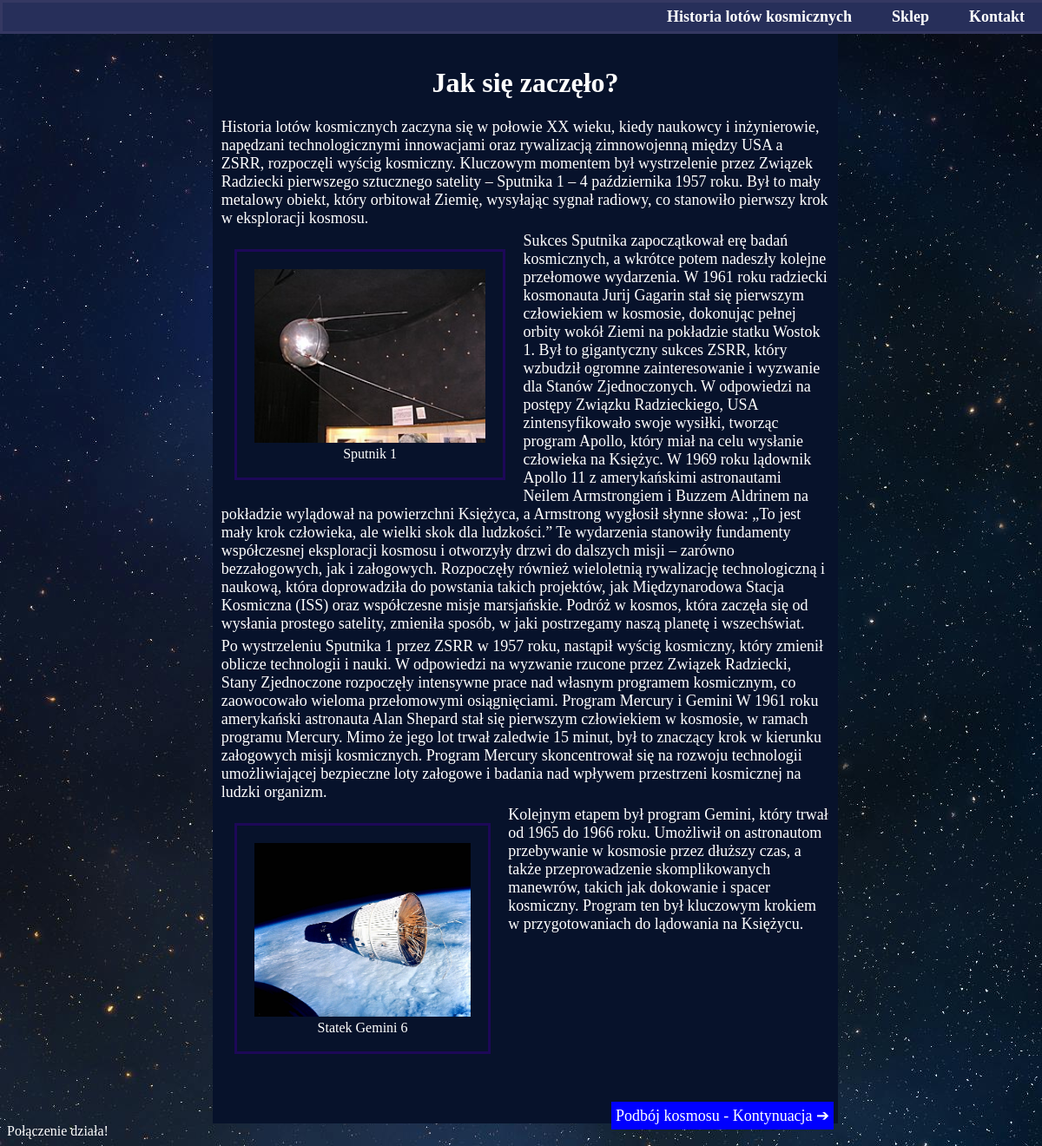
/Lab_rozw/htdocs/v1.5/index.php?idp=start, run on the app's committed database.
### tables this page shows
CREATE TABLE `page_list` (
  `id` int(255) NOT NULL,
  `page_title` varchar(255) NOT NULL,
  `page_content` text NOT NULL,
  `status` int(255) NOT NULL DEFAULT 1
);

### Lab_rozw/htdocs/v1.5/showpage.php (called while the page is built)
<?php
function PokazPodstrone($id)
{
    require('cfg.php');
    global $link;
    $id_clear = (int)$id;
    $query = "SELECT * FROM page_list WHERE id='$id_clear' LIMIT 1";
    $result = mysqli_query($link, $query);
    if ($result) {
        $row = mysqli_fetch_array($result);
        if (empty($row['id'])) {
            echo "nie znaleziono";
        } else {
            return $row['page_content'];
        }
    } else {
       echo "blad".mysqli_error($link);
    }
}
?>

### Lab_rozw/htdocs/v1.5/index.php (the view, shortened to what this page needs)
<!DOCTYPE html>
<html lang="pl">
<head>
    <link rel="stylesheet" href="css/menu.css">
    <link rel="stylesheet" href="css/glowna_styl.css">
    <link rel="stylesheet" href="css/styl.css">
    <link rel="stylesheet" href="css/form.css">
    <link rel="stylesheet" href="css/sklep.css">
</head>
<body onload="gettheDate()">
<?php
require('showpage.php');
if(($_GET['idp']=='')) {
    $strona = PokazPodstrone(1);
}elseif($_GET['idp'] == 'start'){
    $strona = PokazPodstrone(3);
}elseif($_GET['idp'] == 'coprzed'){
    $strona = PokazPodstrone(4);
}elseif($_GET['idp'] == 'kontynuacja'){
    $strona = PokazPodstrone(5);
}elseif($_GET['idp']== 'sklep'){
    $strona = PokazPodstrone(6);
}elseif($_GET['idp'] == 'kontakt'){
    $strona = PokazPodstrone(7);
}elseif($_GET['idp'] == 'filmy'){
    $strona = PokazPodstrone(8);
}
echo $strona;
$menu = PokazPodstrone(2);
echo $menu;
?>
</body>
</html>

### Lab_rozw/htdocs/v1.5/css/menu.css (style rules this page uses)
a { font-size: large; color: white; text-decoration: none; }
.menu { width: 100%; position: fixed; top: 0; left: 0; background-color:rgb(39, 47, 90); display: flex; flex-direction: row; justify-content: flex-end; align-items: center; border: solid; border-color: rgba(114, 100, 136, 0.185); }
.menu a { font-weight: 600; margin: 3px; padding: 3px; padding-inline: 20px; }
.dropdown { position: relative; }

### Lab_rozw/htdocs/v1.5/css/styl.css (style rules this page uses)
body { font-family: 'Century Gothic'; background-image: url('../img/tlo.jpg'); color: white; }
h1, h2 { text-align: center; width: 100%; }
.main { background-color: rgb(7, 18, 43); padding: 5px; padding-top: 30px; width: 60%; display: flex; margin-inline: 20%; min-width: 60%; }
.text-box { margin-inline: 0; float: left; width: 100%; }
img { width: 100%; height: 100%; }
figure { height: 200px; width: auto; float: left; border: solid; border-color: rgb(29, 8, 88); padding: 20px; margin: 20px; padding-bottom: 40px; transition: .5s; }
figure figcaption { text-align: center; }
p { margin: 5px; font-size: large; }
.forward { background-color: rgb(7, 18, 43); padding: 5px; padding-top: 30px; width: 60%; display: flex; margin-inline: 20%; height: 20px; justify-content: flex-end; }
.forward a { color: rgb(255, 255, 255); display: block; background-color: blue; padding-left: 10px; text-align: right; padding-bottom: 6px; position: absolute; transition: .5s; padding: 5px; }

### data on the page
page_list: page_content "Jak się zaczęło? Historia lotów kosmicznych zaczyna się w połowie XX wieku, kiedy naukowcy i inżynierowie, napędzani technologicznymi innowacjami oraz rywalizacją zimnowojenną między USA a ZSRR, rozpoczęli wyścig kosmiczny. Kluczowym momentem był wystrzelenie przez Związek Radziecki pierwszego sztucznego satelity – Sputnika 1 – 4 października 1957 roku. Był to mały metalowy obiekt, który orbitował Ziemię, wysyłając sygnał radiowy, co stanowiło pierwszy krok w eksploracji kosmosu. Sputnik 1 Sukces Sputnika zapoczątkował erę badań kosmicznych, a wkrótce potem nadeszły kolejne przełomowe wydarzenia. W 1961 roku radziecki kosmonauta Jurij Gagarin stał się pierwszym człowiekiem w kosmosie,…", page_content (picture)
page_list: page_content "Historia lotów kosmicznych Sklep Kontakt"
